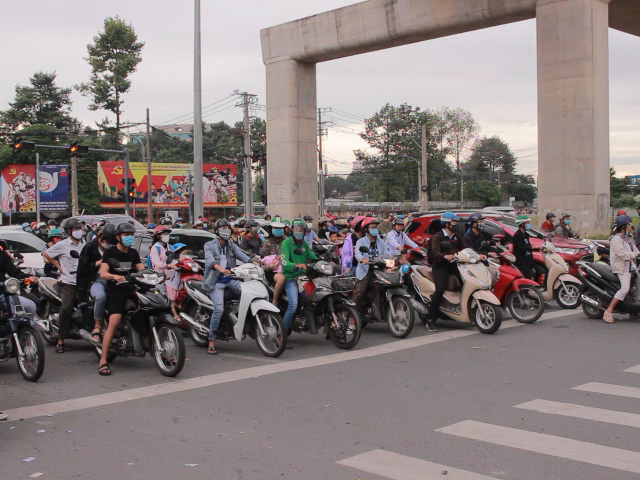
#> input picture images/4.png, 640 x 480 px
$ python Hough.py
#> lines starting #> are read from the running program, lines starting #| are printed output that depends on the picture; after the words box and inside, x2 and y2 are one past the last pixel; in counts of white or black regions, pixels touching at a corner belong together
### Canny_Edge_Detect.py

import numpy as np
import argparse
import glob
import cv2
import imutils

class Auto_Canny():
	def auto_canny( self, image, sigma=0.33):
		v = np.median(image)
		lower = int(max(0, (1.0 - sigma) * v))
		upper = int(min(255, (1.0 + sigma) * v))
		self.edged = cv2.Canny(image, lower, upper)
		return self.edged


class Canny_Detect():

	# [18 lines left out: function show, not called in this run]


	def get_egde(self,path):

		au = Auto_Canny()

		for imagePath in glob.glob(path):
			image = cv2.imread(imagePath)
			# image = imutils.resize(image, width=600)
			gray = cv2.cvtColor(image, cv2.COLOR_BGR2GRAY)
			blurred = cv2.GaussianBlur(gray, (3, 3), 0)

			self.wide = cv2.Canny(blurred, 10, 200)
			self.tight = cv2.Canny(blurred, 225, 250)
			self.auto = au.auto_canny(blurred)

			return self.auto


### Hough.py
import matplotlib.pyplot as plt
import matplotlib.image as mpimg
import numpy as np
import cv2
from Canny_Edge_Detect import Canny_Detect

can = Canny_Detect()

def draw_lines(img, houghLines, color=[0, 255, 0], thickness=2):
    for line in houghLines:
        for rho,theta in line:
            a = np.cos(theta)
            b = np.sin(theta)
            x0 = a*rho
            y0 = b*rho
            x1 = int(x0 + 1000*(-b))
            y1 = int(y0 + 1000*(a))
            x2 = int(x0 - 1000*(-b))
            y2 = int(y0 - 1000*(a))

            cv2.line(img,(x1,y1),(x2,y2),color,thickness)


def weighted_img(img, initial_img, α=0.8, β=1., λ=0.):
    return cv2.addWeighted(initial_img, α, img, β, λ)

image = mpimg.imread("images/4.png")
#> image is the input picture: shape (480, 640, 3) float32; mean R, G, B 0.53, 0.49, 0.489
gray_image = cv2.cvtColor(image, cv2.COLOR_RGB2GRAY)
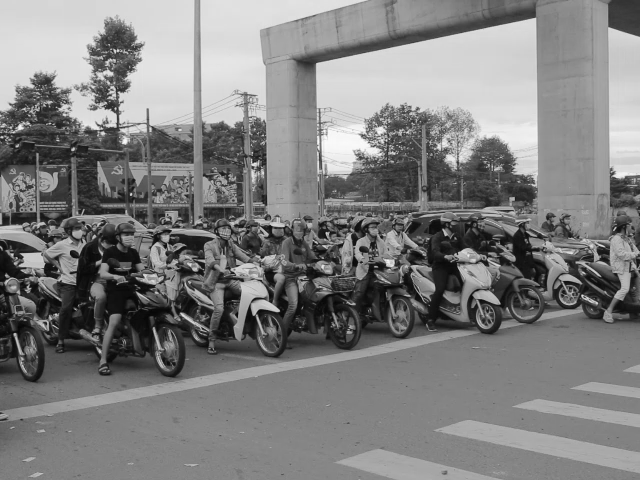
#> gray_image: shape (480, 640) float32; min 0.0205, max 0.987, mean 0.501
blurred_image = cv2.GaussianBlur(gray_image, (9, 9), 0)
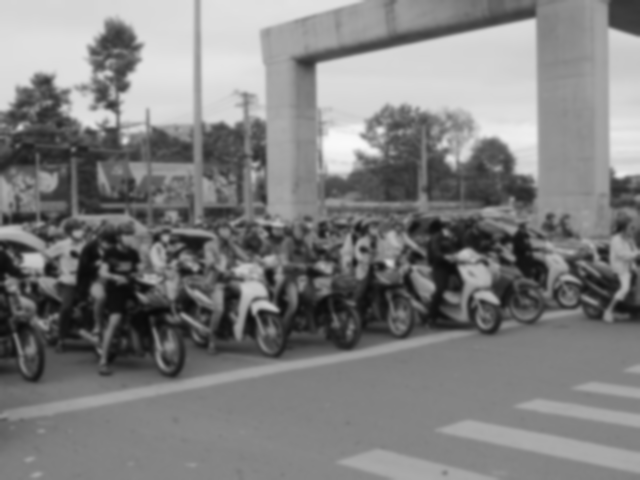
#> blurred_image: shape (480, 640) float32; min 0.04, max 0.979, mean 0.501
#edges_image = cv2.Canny(blurred_image, 50, 120)

edges_image = can.get_egde("images/4.png")
#> in get_egde, `self.wide = cv2.Canny(blurred, 10, 200)`:
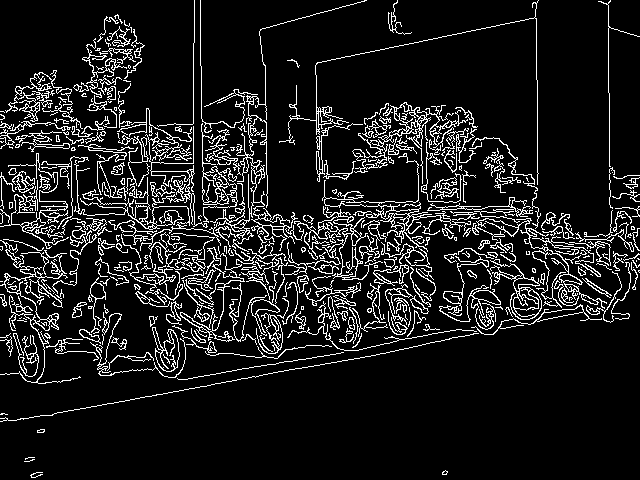
#> self.wide: shape (480, 640); 11% white in thin lines or dots
#> in get_egde, `self.tight = cv2.Canny(blurred, 225, 250)`:
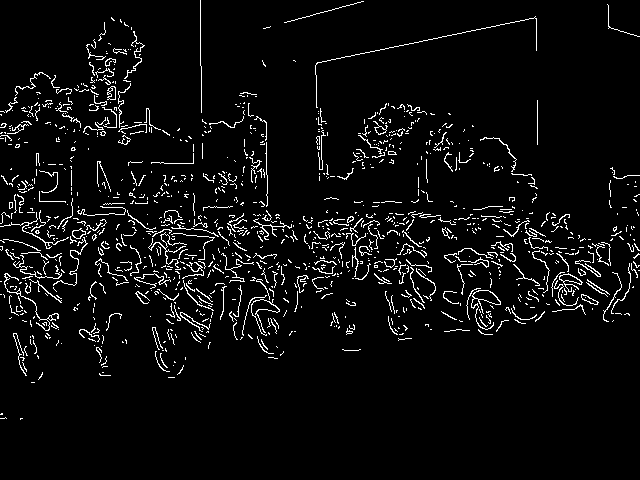
#> self.tight: shape (480, 640); 4.8% white in thin lines or dots, all inside (x1, y1, x2, y2) = (0, 0, 640, 420)
#> in auto_canny, `v = np.median(image)`: v = 131
#> in auto_canny, `lower = int(max(0, (1.0 - sigma) * v))`: lower = 87
#> in auto_canny, `upper = int(min(255, (1.0 + sigma) * v))`: upper = 174
#> in auto_canny, `self.edged = cv2.Canny(image, lower, upper)`:
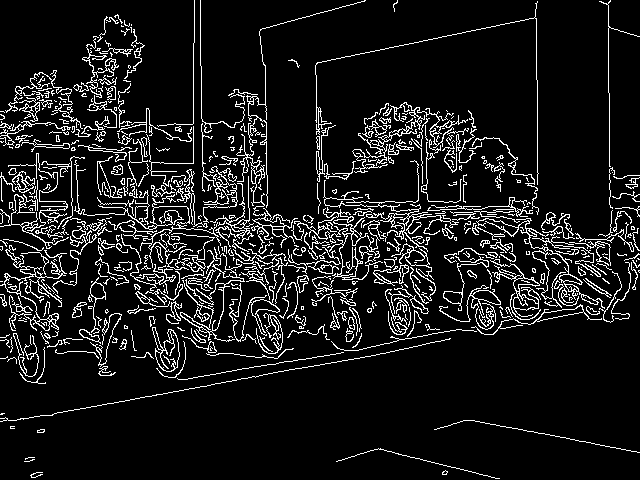
#> self.edged: shape (480, 640); 10% white in thin lines or dots

rho_resolution = 1
theta_resolution = 1*np.pi/180
threshold = 100

hough_lines = cv2.HoughLines(edges_image, rho_resolution , theta_resolution , threshold)
#> hough_lines = 2013 rows, first 8: [228, 1.54], [206, 1.57], [206, 1.64], [225, 1.59], [226, 1.61], [222, 1.61], [231, 1.54], [216, 1.61]

hough_lines_image = np.zeros_like(image)
draw_lines(hough_lines_image, hough_lines)
#> the loop in draw_lines, `for line in houghLines:` made 2013 passes
#> after the loop in draw_lines, `for line in houghLines:`:
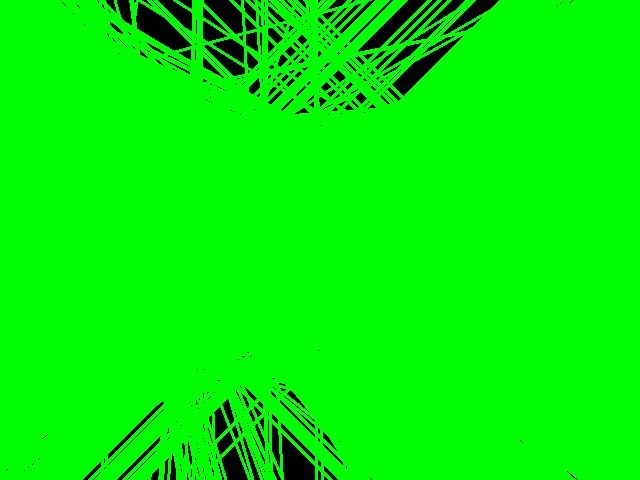
#> img: shape (480, 640, 3) float32; mean of channels 0, 1, 2 0, 241.5, 0; drawn as B, G, R
original_image_with_hough_lines = weighted_img(hough_lines_image,image)

plt.figure(figsize = (30,20))
plt.subplot(131)
plt.imshow(image)
plt.subplot(132)
plt.imshow(edges_image, cmap='gray')
plt.subplot(133)
plt.imshow(original_image_with_hough_lines, cmap='gray')
plt.show()
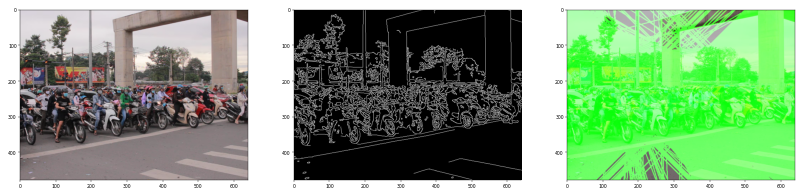
#> figure drawn by matplotlib, 3 panels

$ run again, with images/test.png copied over images/4.png
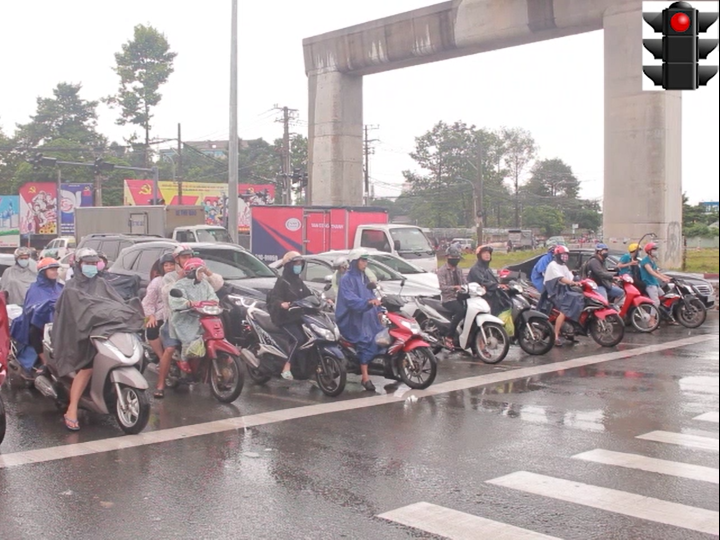
#> input picture images/test.png, 1440 x 1080 px (shown at 1/2 size)
#> image is the input picture: shape (1080, 1440, 4) float32; mean R, G, B, A 0.671, 0.63, 0.634, 1
#> image: shape (1080, 1440, 3)
#> in get_egde, `self.wide = cv2.Canny(blurred, 10, 200)`:
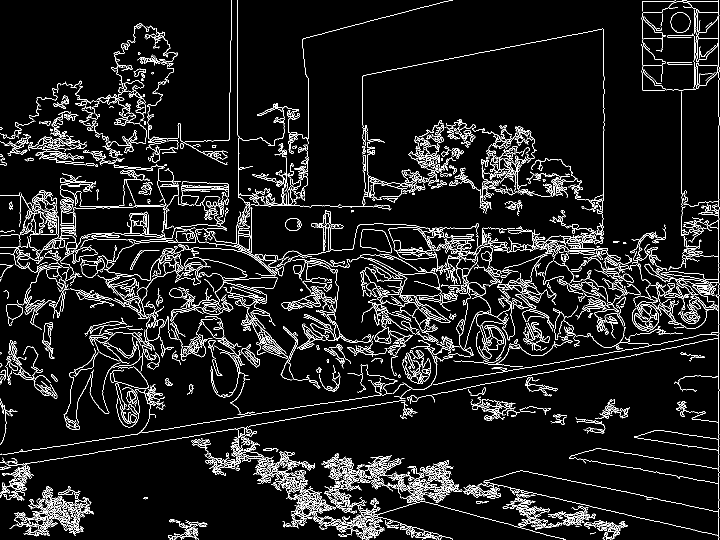
#> self.wide: shape (1080, 1440) (shown at 1/2 size); 7.4% white in thin lines or dots
#> self.tight: shape (1080, 1440); 1.6% white in thin lines or dots
#> v = 158
#> lower = 105
#> upper = 210
#> self.edged: shape (1080, 1440); 3.9% white in thin lines or dots
#> hough_lines = 2763 rows, first 8: [1437, 0], [939, 1.38], [899, 1.41], [1207, 0], [286, 1.38], [906, 1.4], [474, 0], [925, 1.4]
#> the loop in draw_lines, `for line in houghLines:` made 2763 passes
#> `plt.show()`:
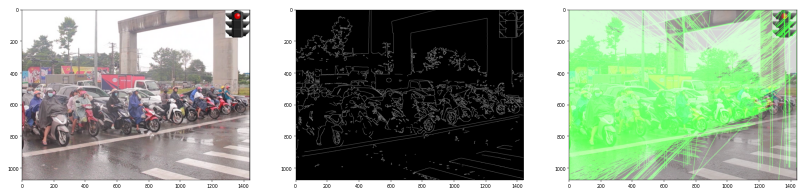
#> figure drawn by matplotlib, 3 panels
